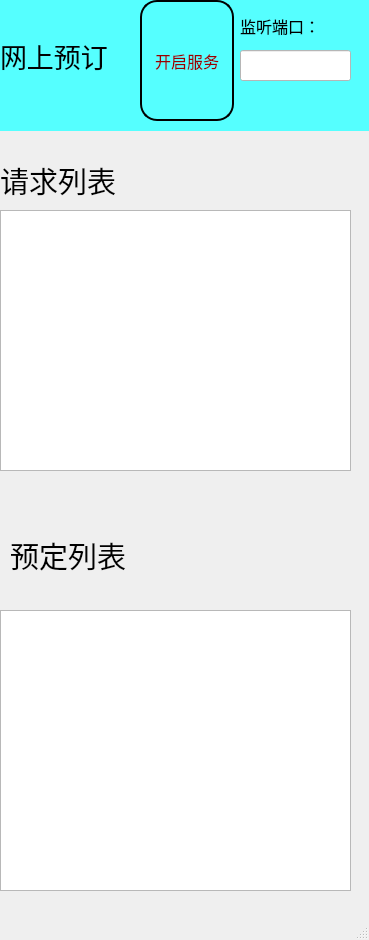
<?xml version="1.0" encoding="UTF-8"?>
<ui version="4.0">
 <class>SeverWindow</class>
 <widget class="QMainWindow" name="SeverWindow">
  <property name="geometry">
   <rect>
    <x>0</x>
    <y>0</y>
    <width>369</width>
    <height>940</height>
   </rect>
  </property>
  <property name="windowTitle">
   <string>MainWindow</string>
  </property>
  <widget class="QWidget" name="centralwidget">
   <widget class="QWidget" name="widget_center" native="true">
    <property name="geometry">
     <rect>
      <x>0</x>
      <y>0</y>
      <width>371</width>
      <height>131</height>
     </rect>
    </property>
    <property name="styleSheet">
     <string notr="true">background:rgb(85, 255, 255);</string>
    </property>
    <widget class="QLabel" name="label">
     <property name="geometry">
      <rect>
       <x>0</x>
       <y>0</y>
       <width>131</width>
       <height>111</height>
      </rect>
     </property>
     <property name="font">
      <font>
       <family>楷体</family>
       <pointsize>20</pointsize>
      </font>
     </property>
     <property name="text">
      <string>网上预订</string>
     </property>
    </widget>
    <widget class="QPushButton" name="pb_opensever">
     <property name="geometry">
      <rect>
       <x>140</x>
       <y>0</y>
       <width>94</width>
       <height>121</height>
      </rect>
     </property>
     <property name="font">
      <font>
       <family>楷体</family>
       <pointsize>12</pointsize>
      </font>
     </property>
     <property name="styleSheet">
      <string notr="true"> QPushButton {
color: #960000;
border: 2px solid #000000;
font: 12pt &quot;楷体&quot;;
border-radius: 17px;
padding: 5px;
background: qradialgradient(cx: 0.3, cy: -0.4,
fx: 0.3, fy: -0.4,
radius: 1.63, stop: 0 #ffff00, stop: 1 #ffff7f);
min-width: 80px;
}

QPushButton:hover {
background: qradialgradient(cx: 0.3, cy: -0.4,
fx: 0.3, fy: -0.4,
radius: 1.63, stop: 0 #ffff00, stop: 1 #55ffff);
}

 QPushButton:pressed {
background: qradialgradient(cx: 0.4, cy: -0.1,
fx: 0.4, fy: -0.1,
radius: 1.63, stop: 0 #ffff00, stop: 1 #55ff00);
}</string>
     </property>
     <property name="text">
      <string>开启服务</string>
     </property>
    </widget>
    <widget class="QLabel" name="label_2">
     <property name="geometry">
      <rect>
       <x>240</x>
       <y>10</y>
       <width>111</width>
       <height>31</height>
      </rect>
     </property>
     <property name="font">
      <font>
       <family>楷体</family>
       <pointsize>12</pointsize>
      </font>
     </property>
     <property name="text">
      <string>监听端口：</string>
     </property>
    </widget>
    <widget class="QLineEdit" name="lineEdit_port">
     <property name="geometry">
      <rect>
       <x>240</x>
       <y>50</y>
       <width>111</width>
       <height>31</height>
      </rect>
     </property>
     <property name="font">
      <font>
       <family>楷体</family>
       <pointsize>14</pointsize>
      </font>
     </property>
     <property name="focusPolicy">
      <enum>Qt::NoFocus</enum>
     </property>
     <property name="styleSheet">
      <string notr="true">background:rgb(255, 255, 255);</string>
     </property>
    </widget>
   </widget>
   <widget class="QLabel" name="label_3">
    <property name="geometry">
     <rect>
      <x>0</x>
      <y>160</y>
      <width>201</width>
      <height>41</height>
     </rect>
    </property>
    <property name="font">
     <font>
      <family>楷体</family>
      <pointsize>22</pointsize>
     </font>
    </property>
    <property name="text">
     <string>请求列表</string>
    </property>
   </widget>
   <widget class="QLabel" name="label_4">
    <property name="geometry">
     <rect>
      <x>10</x>
      <y>520</y>
      <width>161</width>
      <height>71</height>
     </rect>
    </property>
    <property name="font">
     <font>
      <family>楷体</family>
      <pointsize>22</pointsize>
     </font>
    </property>
    <property name="text">
     <string>预定列表</string>
    </property>
   </widget>
   <widget class="QTableWidget" name="tableWidget_request">
    <property name="geometry">
     <rect>
      <x>0</x>
      <y>210</y>
      <width>351</width>
      <height>261</height>
     </rect>
    </property>
    <property name="font">
     <font>
      <family>黑体</family>
      <pointsize>12</pointsize>
     </font>
    </property>
   </widget>
   <widget class="QTableWidget" name="tableWidget_booking">
    <property name="geometry">
     <rect>
      <x>0</x>
      <y>610</y>
      <width>351</width>
      <height>281</height>
     </rect>
    </property>
    <property name="font">
     <font>
      <family>黑体</family>
      <pointsize>12</pointsize>
     </font>
    </property>
   </widget>
  </widget>
  <widget class="QStatusBar" name="statusbar"/>
 </widget>
 <resources/>
 <connections/>
</ui>
